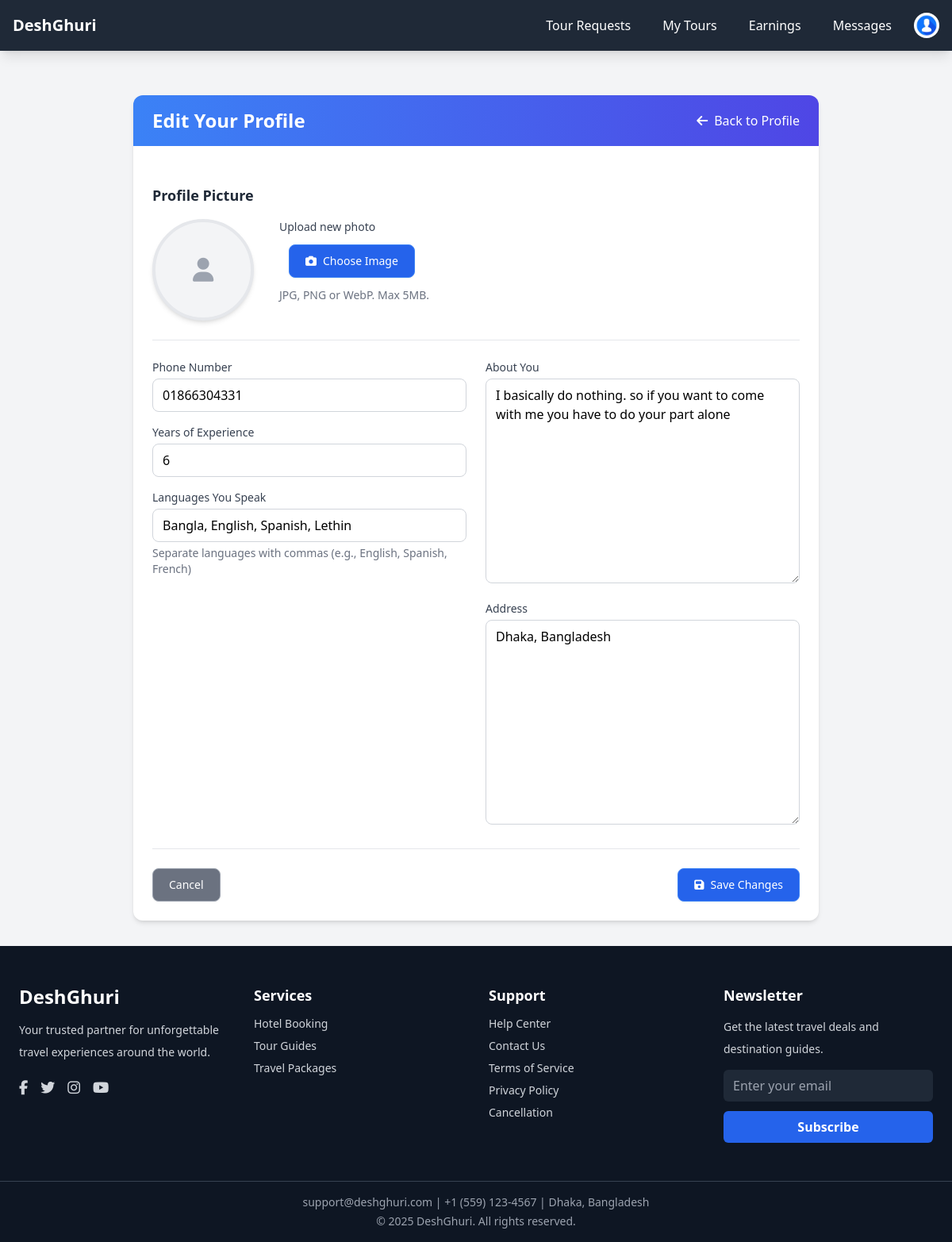
Page /guides/edit_profile/ (signed in) on the committed database.
### guides/models.py (models this page shows, shortened)
class GuideProfile(models.Model):
    user = models.OneToOneField(settings.AUTH_USER_MODEL, on_delete=models.CASCADE)
    phone = models.CharField(max_length=30, blank=True)
    bio = models.TextField(blank=True)
    experience_years = models.PositiveIntegerField(default=0)
    avatar = models.ImageField(upload_to='guides/avatars/', blank=True)
    is_verified = models.BooleanField(default=False)
    average_rating = models.DecimalField(max_digits=3, decimal_places=2, default=0.0)
    languages = models.CharField(max_length=200, blank=True)
    address = models.TextField(blank=True)
    is_completed = models.BooleanField(default=False)

### accounts/utils.py (the view)
        def wrapper(request, *args, **kwargs):
            if request.user.is_authenticated and request.user.role in allowed_roles:
                return view_func(request, *args, **kwargs)
            else:
                raise PermissionDenied

### guides/forms.py
class GuideProfileForm(forms.ModelForm):
    class Meta:
        model = GuideProfile
        fields = ["phone", "bio", "experience_years", "languages", "address", "avatar"]
        widgets = {
            "avatar": forms.ClearableFileInput(attrs={"class": "form-control-file"}),
            "phone": forms.TextInput(attrs={"placeholder": "Phone number"}),
            "bio": forms.Textarea(attrs={"placeholder": "Write a short bio"}),
            "experience_years": forms.NumberInput(attrs={"min": 0}),
            "languages": forms.TextInput(attrs={"placeholder": "Languages you speak"}),
            "address": forms.Textarea(attrs={"placeholder": "Your address"}),
        }

### accounts/context_processors.py (called while the page is built)
def user_role(request):
    user = None
    role = None
    if request.user.is_authenticated:
        user = request.user
        role = user.role  # from your custom User model field
    return {
        'logged_user': user,
        'logged_role': role,
    }

### accounts/utils.py (called while the page is built)
def role_required(allowed_roles=None):
    if allowed_roles is None:
        allowed_roles = []
    def decorator(view_func):
        def wrapper(request, *args, **kwargs):
            if request.user.is_authenticated and request.user.role in allowed_roles:
                return view_func(request, *args, **kwargs)
            else:
                raise PermissionDenied
        return wrapper
    return decorator

### guides/views.py (called while the page is built)
@login_required
@role_required(['guide'])
def edit_guide_profile(request):
    profile, created = GuideProfile.objects.get_or_create(user=request.user)
    if profile.user != request.user:
        return HttpResponseForbidden("Not allowed")
    if request.method == "POST":
        form = GuideProfileForm(request.POST, request.FILES, instance=profile)
        if form.is_valid():
            guide_profile = form.save(commit=False)
            guide_profile.is_completed = True
            guide_profile.save()
            guide_profile.refresh_from_db()
            messages.success(request, "Profile updated successfully!")
            return redirect('guide_profile')
    else:
        form = GuideProfileForm(instance=profile)
    return render(request, "guides/edit_profile.html", {"form": form})

### template/guides/edit_profile.html (shortened to what this page needs)
{% extends "base.html" %}
{% load static %}
{% block content %}
<div class="container mx-auto px-4 py-8 max-w-4xl">
    <div class="bg-white rounded-xl shadow-md overflow-hidden">
        <div class="bg-gradient-to-r from-blue-500 to-indigo-600 px-6 py-4">
            <div class="flex items-center justify-between">
                <h2 class="text-2xl font-bold text-white">Edit Your Profile</h2>
                <a href="{% url 'guide_profile' %}" class="text-white hover:text-blue-200 transition">
                    <i class="fas fa-arrow-left mr-2"></i>Back to Profile
                </a>
            </div>
        </div>
        <div class="p-6">
            <form method="POST" enctype="multipart/form-data" class="space-y-6">
                <div class="border-b border-gray-200 pb-6">
                    <h3 class="text-lg font-semibold text-gray-800 mb-4">Profile Picture</h3>
                    <div class="flex flex-col md:flex-row items-start space-y-6 md:space-y-0 md:space-x-8">
                        <div class="flex flex-col items-center space-y-4">
                            <div class="relative">
                                <div id="currentAvatar" class="{% if guide_profile.avatar %}block{% else %}block{% endif %}">
                                    {% if guide_profile.avatar %}
                                        <img src="{{ guide_profile.avatar.url }}" alt="Current Avatar"
                                             class="w-32 h-32 rounded-full border-4 border-gray-200 object-cover shadow-md">
                                    {% else %}
                                        <div class="w-32 h-32 rounded-full border-4 border-gray-200 bg-gray-100 flex items-center justify-center shadow-md">
                                            <i class="fas fa-user text-gray-400 text-3xl"></i>
                                        </div>
                                    {% endif %}
                                </div>
                            </div>
                        </div>
                        <div class="flex-1 mt-6">
                            <label class="block text-sm font-medium text-gray-700 mb-3">Upload new photo</label>
                            <div class="flex flex-col space-y-3">
                                <div class="flex flex-col sm:flex-row space-y-2 sm:space-y-0 sm:space-x-3">
                                    <button type="button" onclick="document.getElementById('id_avatar').click()"
                                            class="bg-blue-600 hover:bg-blue-700 text-white px-5 py-2.5 rounded-lg font-medium transition-all duration-200 shadow-sm hover:shadow-md hover:shadow-blue-500/30 border border-blue-500 text-sm inline-flex items-center justify-center glow-hover">
                                        <i class="fas fa-camera mr-2 text-sm"></i>Choose Image
                                    </button>
                                </div>
                                <p class="text-sm text-gray-500">JPG, PNG or WebP. Max 5MB.</p>
                            </div>
                        </div>
                    </div>
                </div>
                <div class="grid grid-cols-1 md:grid-cols-2 gap-6">
                    <div class="space-y-4">
                        <div>
                            <label for="id_phone" class="block text-sm font-medium text-gray-700 mb-1">
                                Phone Number
                            </label>
                            {{ form.phone }}
                        </div>
                        <div>
                            <label for="id_experience_years" class="block text-sm font-medium text-gray-700 mb-1">
                                Years of Experience
                            </label>
                            {{ form.experience_years }}
                        </div>
                        <div>
                            <label for="id_languages" class="block text-sm font-medium text-gray-700 mb-1">
                                Languages You Speak
                            </label>
                            {{ form.languages }}
                            <p class="text-sm text-gray-500 mt-1">Separate languages with commas (e.g., English, Spanish, French)</p>
                        </div>
                    </div>
                    <div class="space-y-4">
                        <div>
                            <label for="id_bio" class="block text-sm font-medium text-gray-700 mb-1">
                                About You
                            </label>
                            {{ form.bio }}
                        </div>
                        <div>
                            <label for="id_address" class="block text-sm font-medium text-gray-700 mb-1">
                                Address
                            </label>
                            {{ form.address }}
                        </div>
                    </div>
                </div>
                <div class="flex flex-col sm:flex-row justify-between space-y-3 sm:space-y-0 sm:space-x-4 pt-6 border-t border-gray-200">
                    <a href="{% url 'guide_profile' %}" class="bg-gray-500 hover:bg-gray-600 text-white px-5 py-2.5 rounded-lg font-medium transition-all duration-200 shadow-sm hover:shadow-md hover:shadow-gray-500/20 border border-gray-400 text-sm text-center glow-hover">
                        Cancel
                    </a>
                    <button type="submit" class="bg-blue-600 hover:bg-blue-700 text-white px-5 py-2.5 rounded-lg font-medium transition-all duration-200 shadow-sm hover:shadow-md hover:shadow-blue-500/30 border border-blue-500 text-sm inline-flex items-center justify-center glow-hover">
                        <i class="fas fa-save mr-2 text-sm"></i>Save Changes
                    </button>
                </div>
            </form>
        </div>
    </div>
</div>
{% endblock %}

### template/guides/edit_profile.html (style rules this page uses)
textarea { min-height: 100px; resize: vertical; }
input[type="number"] { -moz-appearance: textfield; }
button, a.bg-gray-500 { transition: all 0.2s ease-in-out; }

### rows in the picture
GuideProfile: phone "01866304331", experience_years "6", languages "Bangla, English, Spanish, Lethin", bio "I basically do nothing. so if you want to come with me you have to do your part alone", address "Dhaka, Bangladesh"
